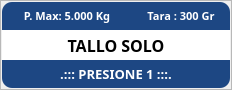
    <widget class="QFrame" name="frmTalloSolo">
     <property name="geometry">
      <rect>
       <x>20</x>
       <y>500</y>
       <width>232</width>
       <height>90</height>
      </rect>
     </property>
     <property name="styleSheet">
      <string notr="true">#frmTalloSolo{
border: 2px solid #bbbbbb;
border-radius: 10px;
}</string>
     </property>
     <property name="frameShape">
      <enum>QFrame::StyledPanel</enum>
     </property>
     <property name="frameShadow">
      <enum>QFrame::Raised</enum>
     </property>
     <widget class="QLabel" name="txtPesoMaximoTalloSolo">
      <property name="geometry">
       <rect>
        <x>2</x>
        <y>2</y>
        <width>130</width>
        <height>28</height>
       </rect>
      </property>
      <property name="font">
       <font>
        <family>Poppins</family>
        <pointsize>8</pointsize>
        <weight>75</weight>
        <bold>true</bold>
       </font>
      </property>
      <property name="styleSheet">
       <string notr="true">background-color: rgb(29, 71, 131);
color: rgb(255, 255, 255);
border-top-left-radius: 10px;</string>
      </property>
      <property name="text">
       <string>P. Max: 5.000 Kg</string>
      </property>
      <property name="alignment">
       <set>Qt::AlignCenter</set>
      </property>
     </widget>
     <widget class="QLabel" name="txtTaraTalloSolo">
      <property name="geometry">
       <rect>
        <x>132</x>
        <y>2</y>
        <width>98</width>
        <height>28</height>
       </rect>
      </property>
      <property name="font">
       <font>
        <family>Poppins</family>
        <pointsize>8</pointsize>
        <weight>75</weight>
        <bold>true</bold>
       </font>
      </property>
      <property name="styleSheet">
       <string notr="true">background-color: rgb(29, 71, 131);
color: rgb(255, 255, 255);
border-top-right-radius: 10px;</string>
      </property>
      <property name="text">
       <string>Tara : 300 Gr</string>
      </property>
      <property name="alignment">
       <set>Qt::AlignCenter</set>
      </property>
     </widget>
     <widget class="QLabel" name="lblPresione1">
      <property name="geometry">
       <rect>
        <x>2</x>
        <y>60</y>
        <width>228</width>
        <height>28</height>
       </rect>
      </property>
      <property name="font">
       <font>
        <family>Poppins</family>
        <pointsize>10</pointsize>
        <weight>75</weight>
        <bold>true</bold>
       </font>
      </property>
      <property name="styleSheet">
       <string notr="true">background-color: rgb(29, 71, 131);
color: rgb(255, 255, 255);
border-bottom-right-radius: 10px;
border-bottom-left-radius: 10px;</string>
      </property>
      <property name="text">
       <string>.::: PRESIONE 1 :::.</string>
      </property>
      <property name="alignment">
       <set>Qt::AlignCenter</set>
      </property>
     </widget>
     <widget class="QLabel" name="lblTalloSolo">
      <property name="geometry">
       <rect>
        <x>2</x>
        <y>30</y>
        <width>228</width>
        <height>30</height>
       </rect>
      </property>
      <property name="font">
       <font>
        <family>Poppins</family>
        <pointsize>12</pointsize>
        <weight>75</weight>
        <bold>true</bold>
       </font>
      </property>
      <property name="styleSheet">
       <string notr="true">background-color: rgb(255, 255, 255);</string>
      </property>
      <property name="text">
       <string>TALLO SOLO</string>
      </property>
      <property name="alignment">
       <set>Qt::AlignCenter</set>
      </property>
     </widget>
    </widget>
